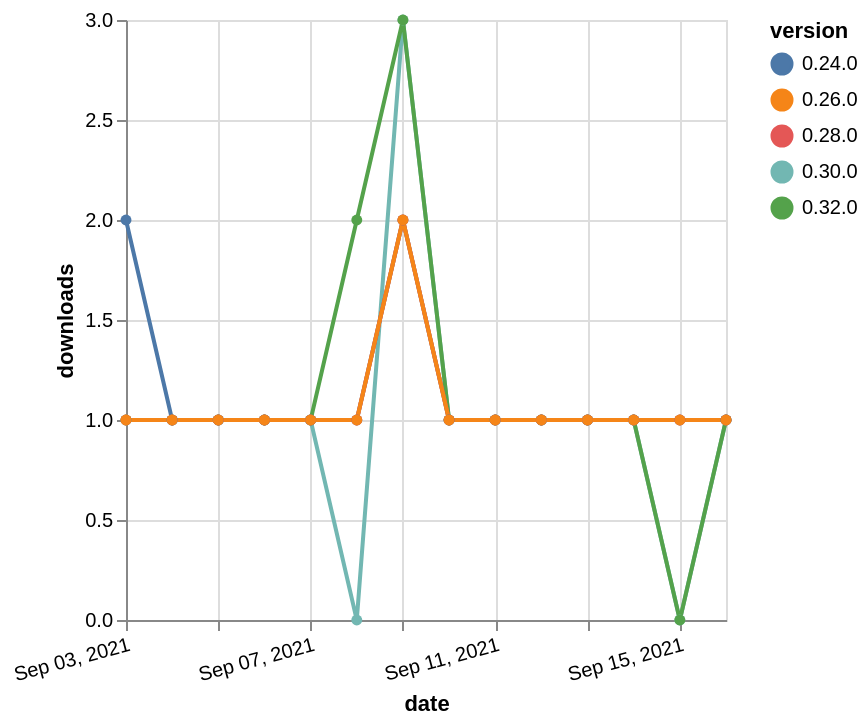

Here is the Vega-Lite specification saved for this chart:
### Vega-Lite specification from a JSON file in a GitHub repository (floating-point values rounded to 4 significant figures)
{"$schema": "https://vega.github.io/schema/vega-lite/v5.json", "description": "A simple bar chart with embedded data.", "data": {"values": [{"date": "2021-09-03", "total": 147, "delta": 1, "version": "0.30.0"}, {"date": "2021-09-04", "total": 148, "delta": 1, "version": "0.30.0"}, {"date": "2021-09-05", "total": 149, "delta": 1, "version": "0.30.0"}, {"date": "2021-09-06", "total": 150, "delta": 1, "version": "0.30.0"}, {"date": "2021-09-07", "total": 151, "delta": 1, "version": "0.30.0"}, {"date": "2021-09-08", "total": 151, "delta": 0, "version": "0.30.0"}, {"date": "2021-09-09", "total": 154, "delta": 3, "version": "0.30.0"}, {"date": "2021-09-10", "total": 155, "delta": 1, "version": "0.30.0"}, {"date": "2021-09-11", "total": 156, "delta": 1, "version": "0.30.0"}, {"date": "2021-09-12", "total": 157, "delta": 1, "version": "0.30.0"}, {"date": "2021-09-13", "total": 158, "delta": 1, "version": "0.30.0"}, {"date": "2021-09-14", "total": 159, "delta": 1, "version": "0.30.0"}, {"date": "2021-09-15", "total": 159, "delta": 0, "version": "0.30.0"}, {"date": "2021-09-16", "total": 160, "delta": 1, "version": "0.30.0"}, {"date": "2021-09-03", "total": 165, "delta": 1, "version": "0.32.0"}, {"date": "2021-09-04", "total": 166, "delta": 1, "version": "0.32.0"}, {"date": "2021-09-05", "total": 167, "delta": 1, "version": "0.32.0"}, {"date": "2021-09-06", "total": 168, "delta": 1, "version": "0.32.0"}, {"date": "2021-09-07", "total": 169, "delta": 1, "version": "0.32.0"}, {"date": "2021-09-08", "total": 171, "delta": 2, "version": "0.32.0"}, {"date": "2021-09-09", "total": 174, "delta": 3, "version": "0.32.0"}, {"date": "2021-09-10", "total": 175, "delta": 1, "version": "0.32.0"}, {"date": "2021-09-11", "total": 176, "delta": 1, "version": "0.32.0"}, {"date": "2021-09-12", "total": 177, "delta": 1, "version": "0.32.0"}, {"date": "2021-09-13", "total": 178, "delta": 1, "version": "0.32.0"}, {"date": "2021-09-14", "total": 179, "delta": 1, "version": "0.32.0"}, {"date": "2021-09-15", "total": 179, "delta": 0, "version": "0.32.0"}, {"date": "2021-09-16", "total": 180, "delta": 1, "version": "0.32.0"}, {"date": "2021-09-03", "total": 211, "delta": 2, "version": "0.24.0"}, {"date": "2021-09-04", "total": 212, "delta": 1, "version": "0.24.0"}, {"date": "2021-09-05", "total": 213, "delta": 1, "version": "0.24.0"}, {"date": "2021-09-06", "total": 214, "delta": 1, "version": "0.24.0"}, {"date": "2021-09-07", "total": 215, "delta": 1, "version": "0.24.0"}, {"date": "2021-09-08", "total": 216, "delta": 1, "version": "0.24.0"}, {"date": "2021-09-09", "total": 218, "delta": 2, "version": "0.24.0"}, {"date": "2021-09-10", "total": 219, "delta": 1, "version": "0.24.0"}, {"date": "2021-09-11", "total": 220, "delta": 1, "version": "0.24.0"}, {"date": "2021-09-12", "total": 221, "delta": 1, "version": "0.24.0"}, {"date": "2021-09-13", "total": 222, "delta": 1, "version": "0.24.0"}, {"date": "2021-09-14", "total": 223, "delta": 1, "version": "0.24.0"}, {"date": "2021-09-15", "total": 224, "delta": 1, "version": "0.24.0"}, {"date": "2021-09-16", "total": 225, "delta": 1, "version": "0.24.0"}, {"date": "2021-09-03", "total": 175, "delta": 1, "version": "0.28.0"}, {"date": "2021-09-04", "total": 176, "delta": 1, "version": "0.28.0"}, {"date": "2021-09-05", "total": 177, "delta": 1, "version": "0.28.0"}, {"date": "2021-09-06", "total": 178, "delta": 1, "version": "0.28.0"}, {"date": "2021-09-07", "total": 179, "delta": 1, "version": "0.28.0"}, {"date": "2021-09-08", "total": 180, "delta": 1, "version": "0.28.0"}, {"date": "2021-09-09", "total": 182, "delta": 2, "version": "0.28.0"}, {"date": "2021-09-10", "total": 183, "delta": 1, "version": "0.28.0"}, {"date": "2021-09-11", "total": 184, "delta": 1, "version": "0.28.0"}, {"date": "2021-09-12", "total": 185, "delta": 1, "version": "0.28.0"}, {"date": "2021-09-13", "total": 186, "delta": 1, "version": "0.28.0"}, {"date": "2021-09-14", "total": 187, "delta": 1, "version": "0.28.0"}, {"date": "2021-09-15", "total": 188, "delta": 1, "version": "0.28.0"}, {"date": "2021-09-16", "total": 189, "delta": 1, "version": "0.28.0"}, {"date": "2021-09-03", "total": 185, "delta": 1, "version": "0.26.0"}, {"date": "2021-09-04", "total": 186, "delta": 1, "version": "0.26.0"}, {"date": "2021-09-05", "total": 187, "delta": 1, "version": "0.26.0"}, {"date": "2021-09-06", "total": 188, "delta": 1, "version": "0.26.0"}, {"date": "2021-09-07", "total": 189, "delta": 1, "version": "0.26.0"}, {"date": "2021-09-08", "total": 190, "delta": 1, "version": "0.26.0"}, {"date": "2021-09-09", "total": 192, "delta": 2, "version": "0.26.0"}, {"date": "2021-09-10", "total": 193, "delta": 1, "version": "0.26.0"}, {"date": "2021-09-11", "total": 194, "delta": 1, "version": "0.26.0"}, {"date": "2021-09-12", "total": 195, "delta": 1, "version": "0.26.0"}, {"date": "2021-09-13", "total": 196, "delta": 1, "version": "0.26.0"}, {"date": "2021-09-14", "total": 197, "delta": 1, "version": "0.26.0"}, {"date": "2021-09-15", "total": 198, "delta": 1, "version": "0.26.0"}, {"date": "2021-09-16", "total": 199, "delta": 1, "version": "0.26.0"}]}, "width": "container", "mark": {"type": "line", "point": {"filled": true}}, "encoding": {"x": {"field": "date", "type": "temporal", "timeUnit": "yearmonthdate", "title": "date", "axis": {"labelAngle": -15}}, "y": {"field": "delta", "type": "quantitative", "title": "downloads"}, "color": {"field": "version", "type": "nominal"}, "tooltip": {"field": "delta"}}}
